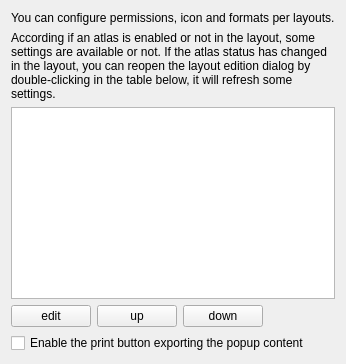
         <widget class="QWidget" name="page_layouts">
          <layout class="QVBoxLayout" name="verticalLayout_52">
           <item>
            <widget class="QLabel" name="label_layout_panel">
             <property name="text">
              <string>You can configure permissions, icon and formats per layouts.</string>
             </property>
            </widget>
           </item>
           <item>
            <widget class="QLabel" name="label_layout_panel_description">
             <property name="text">
              <string>According if an atlas is enabled or not in the layout, some settings are available or not. If the atlas status has changed in the layout, you can reopen the layout edition dialog by double-clicking in the table below, it will refresh some settings.</string>
             </property>
             <property name="wordWrap">
              <bool>true</bool>
             </property>
            </widget>
           </item>
           <item>
            <widget class="QTableWidget" name="table_layout"/>
           </item>
           <item>
            <layout class="QHBoxLayout" name="horizontalLayout_44">
             <item>
              <widget class="QPushButton" name="edit_layout_form_button">
               <property name="text">
                <string notr="true">edit</string>
               </property>
              </widget>
             </item>
             <item>
              <widget class="QPushButton" name="up_layout_form_button">
               <property name="text">
                <string notr="true">up</string>
               </property>
              </widget>
             </item>
             <item>
              <widget class="QPushButton" name="down_layout_form_button">
               <property name="text">
                <string notr="true">down</string>
               </property>
              </widget>
             </item>
             <item>
              <spacer name="horizontalSpacer_41">
               <property name="orientation">
                <enum>Qt::Horizontal</enum>
               </property>
               <property name="sizeHint" stdset="0">
                <size>
                 <width>40</width>
                 <height>20</height>
                </size>
               </property>
              </spacer>
             </item>
            </layout>
           </item>
           <item>
            <widget class="QCheckBox" name="checkbox_default_print">
             <property name="text">
              <string>Enable the print button exporting the popup content</string>
             </property>
            </widget>
           </item>
          </layout>
         </widget>
